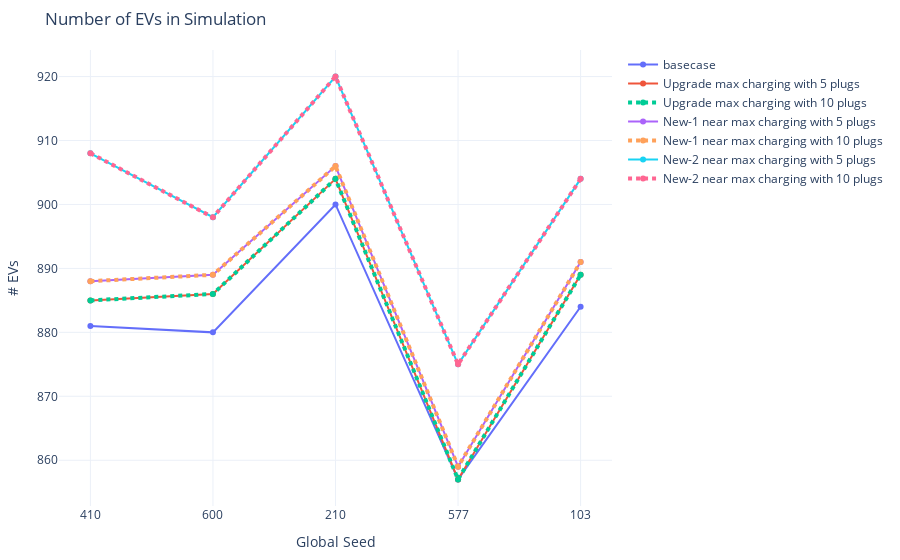

Notebook code for this chart:
### Markdown cell above
#### 5.1 Vehicle Counts

### Code cell
# EVs in simulation
fig = go.Figure()
fig.add_trace(go.Scatter(x=seeds, y=count_stats[(500 <= count_stats['analysis_id']) & (count_stats['analysis_id']<= 504)].sort_values('analysis_id')['sim_count'],
                    mode='lines+markers',
                    name='basecase'))
fig.add_trace(go.Scatter(x=seeds, y=count_stats[(536 <= count_stats['analysis_id']) & (count_stats['analysis_id']<= 540)].sort_values('analysis_id')['sim_count'],
                    mode='lines+markers',
                    name='Upgrade max charging with 5 plugs'))
fig.add_trace(go.Scatter(x=seeds, y=count_stats[(541 <= count_stats['analysis_id']) & (count_stats['analysis_id']<= 545)].sort_values('analysis_id')['sim_count'],
                    mode='lines+markers',
                    name='Upgrade max charging with 10 plugs', line=dict(width=4, dash='dot')))
fig.add_trace(go.Scatter(x=seeds, y=count_stats[(546 <= count_stats['analysis_id']) & (count_stats['analysis_id']<= 550)].sort_values('analysis_id')['sim_count'],
                    mode='lines+markers',
                    name='New-1 near max charging with 5 plugs'))
fig.add_trace(go.Scatter(x=seeds, y=count_stats[(551 <= count_stats['analysis_id']) & (count_stats['analysis_id']<= 555)].sort_values('analysis_id')['sim_count'],
                    mode='lines+markers',
                    name='New-1 near max charging with 10 plugs', line=dict(width=4, dash='dot')))
fig.add_trace(go.Scatter(x=seeds, y=count_stats[(556 <= count_stats['analysis_id']) & (count_stats['analysis_id']<= 560)].sort_values('analysis_id')['sim_count'],
                    mode='lines+markers',
                    name='New-2 near max charging with 5 plugs'))
fig.add_trace(go.Scatter(x=seeds, y=count_stats[(561 <= count_stats['analysis_id']) & (count_stats['analysis_id']<= 565)].sort_values('analysis_id')['sim_count'],
                    mode='lines+markers',
                    name='New-2 near max charging with 10 plugs', line=dict(width=4, dash='dot')))
fig.update_xaxes(type='category')
fig.update_layout(margin=dict(l=20, r=20, t=50, b=20), uniformtext_minsize=8, uniformtext_mode='hide', template='plotly_white', title_text = 'Number of EVs in Simulation',
        showlegend = True, yaxis_title="# EVs", 
                  xaxis_title="Global Seed", )
fig.show()

### Figure 1 — Plotly figure (JSON) as saved in the notebook; plotly's stock layout.template omitted (floating-point values rounded to 4 significant figures)
{"data": [{"mode": "lines+markers", "name": "basecase", "type": "scatter", "x": ["410", "600", "210", "577", "103"], "y": [881, 880, 900, 857, 884]}, {"mode": "lines+markers", "name": "Upgrade max charging with 5 plugs", "type": "scatter", "x": ["410", "600", "210", "577", "103"], "y": [885, 886, 904, 857, 889]}, {"line": {"dash": "dot", "width": 4}, "mode": "lines+markers", "name": "Upgrade max charging with 10 plugs", "type": "scatter", "x": ["410", "600", "210", "577", "103"], "y": [885, 886, 904, 857, 889]}, {"mode": "lines+markers", "name": "New-1 near max charging with 5 plugs", "type": "scatter", "x": ["410", "600", "210", "577", "103"], "y": [888, 889, 906, 859, 891]}, {"line": {"dash": "dot", "width": 4}, "mode": "lines+markers", "name": "New-1 near max charging with 10 plugs", "type": "scatter", "x": ["410", "600", "210", "577", "103"], "y": [888, 889, 906, 859, 891]}, {"mode": "lines+markers", "name": "New-2 near max charging with 5 plugs", "type": "scatter", "x": ["410", "600", "210", "577", "103"], "y": [908, 898, 920, 875, 904]}, {"line": {"dash": "dot", "width": 4}, "mode": "lines+markers", "name": "New-2 near max charging with 10 plugs", "type": "scatter", "x": ["410", "600", "210", "577", "103"], "y": [908, 898, 920, 875, 904]}], "layout": {"autosize": true, "margin": {"b": 20, "l": 20, "r": 20, "t": 50}, "showlegend": true, "title": {"text": "Number of EVs in Simulation"}, "uniformtext": {"minsize": 8, "mode": "hide"}, "xaxis": {"autorange": true, "range": [-0.2363, 4.236], "title": {"text": "Global Seed"}, "type": "category"}, "yaxis": {"autorange": true, "range": [852.6, 924.4], "title": {"text": "# EVs"}, "type": "linear"}}}
